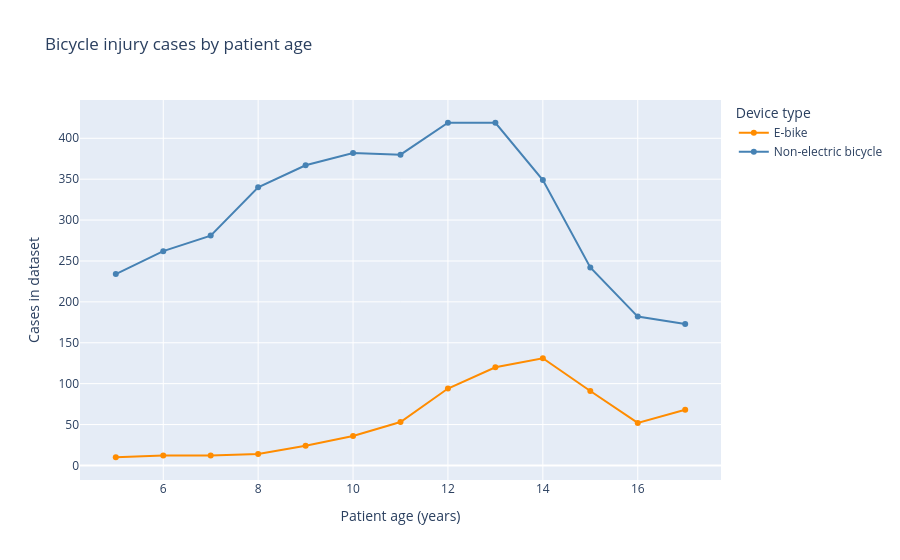

Notebook code cell kept with this figure:
### Markdown cell above
Grouping by age and device type and then using `.size()` counts the records in each group.

### Code cell
device_colors = {
    "Non-electric bicycle": "steelblue",
    "E-bike": "darkorange",
    "Unpowered scooter": "seagreen",
    "Powered scooter": "mediumpurple",
}

age_figure = px.line(
    age_counts,
    x="age",
    y="cases",
    color="device_type",
    markers=True,
    labels={
        "age": "Patient age (years)",
        "cases": "Cases in dataset",
        "device_type": "Device type",
    },
    title="Bicycle injury cases by patient age",
    color_discrete_map=device_colors,
)
age_figure.show()

### Figure 1 — Plotly figure (JSON) as saved in the notebook; plotly's stock layout.template omitted (floating-point values rounded to 4 significant figures)
{"data": [{"hovertemplate": "Device type=E-bike<br>Patient age (years)=%{x}<br>Cases in dataset=%{y}<extra></extra>", "legendgroup": "E-bike", "line": {"color": "darkorange", "dash": "solid"}, "marker": {"symbol": "circle"}, "mode": "lines+markers", "name": "E-bike", "orientation": "v", "showlegend": true, "type": "scatter", "x": [5, 6, 7, 8, 9, 10, 11, 12, 13, 14, 15, 16, 17], "xaxis": "x", "y": [10, 12, 12, 14, 24, 36, 53, 94, 120, 131, 91, 52, 68], "yaxis": "y"}, {"hovertemplate": "Device type=Non-electric bicycle<br>Patient age (years)=%{x}<br>Cases in dataset=%{y}<extra></extra>", "legendgroup": "Non-electric bicycle", "line": {"color": "steelblue", "dash": "solid"}, "marker": {"symbol": "circle"}, "mode": "lines+markers", "name": "Non-electric bicycle", "orientation": "v", "showlegend": true, "type": "scatter", "x": [5, 6, 7, 8, 9, 10, 11, 12, 13, 14, 15, 16, 17], "xaxis": "x", "y": [234, 262, 281, 340, 367, 382, 380, 419, 419, 349, 242, 182, 173], "yaxis": "y"}], "layout": {"legend": {"title": {"text": "Device type"}, "tracegroupgap": 0}, "title": {"text": "Bicycle injury cases by patient age"}, "xaxis": {"anchor": "y", "domain": [0, 1], "title": {"text": "Patient age (years)"}}, "yaxis": {"anchor": "x", "domain": [0, 1], "title": {"text": "Cases in dataset"}}}}
